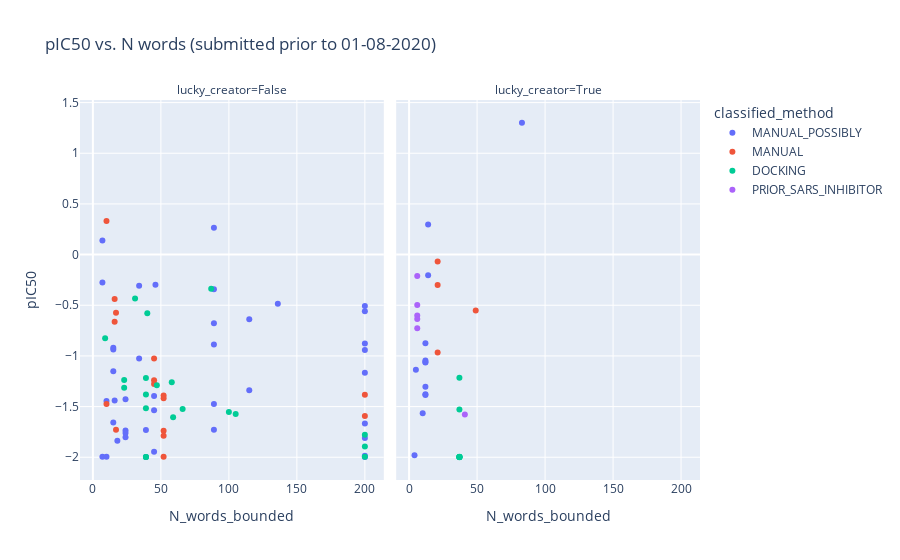

Here is the notebook cell this chart was saved with:
### Code cell
subbed['N_words_bounded'] = subbed.N_words.apply(lambda v: v if v < 200 else 200)

fig = px.scatter(subbed,
                title=f'pIC50 vs. N words (submitted prior to {date_cutoff.strftime("%d-%m-%Y")})',
                y='pIC50', x='N_words_bounded',
                 facet_col='lucky_creator',
               color='classified_method')
fig

### Figure 1 — Plotly figure (JSON) as saved in the notebook; plotly's stock layout.template omitted (floating-point values rounded to 4 significant figures)
{"data": [{"hovertemplate": "classified_method=MANUAL_POSSIBLY<br>lucky_creator=False<br>N_words_bounded=%{x}<br>pIC50=%{y}<extra></extra>", "legendgroup": "MANUAL_POSSIBLY", "marker": {"color": "#636efa", "symbol": "circle"}, "mode": "markers", "name": "MANUAL_POSSIBLY", "orientation": "v", "showlegend": true, "type": "scatter", "x": [24, 24, 24, 24, 7, 200, 136, 16, 10, 10, 200, 115, 115, 7, 46, 89, 89, 89, 89, 89, 89, 200, 200, 200, 200, 15, 15, 15, 15, 39, 39, 200, 200, 200, 45, 45, 45, 34, 34, 7, 18], "xaxis": "x", "y": [-1.735, -1.803, -1.427, -1.76, -1.996, -1.81, -0.4857, -1.441, -1.996, -1.446, -0.5079, -1.338, -0.6385, -0.2765, -0.2967, -1.728, -0.8882, -1.474, 0.2652, -0.6785, -0.3424, -1.998, -1.986, -1.667, -0.5599, -1.152, -0.9191, -0.937, -1.656, -1.73, -1.998, -0.9425, -1.167, -0.8779, -1.947, -1.535, -1.396, -1.025, -0.3075, 0.1379, -1.838], "yaxis": "y"}, {"hovertemplate": "classified_method=MANUAL_POSSIBLY<br>lucky_creator=True<br>N_words_bounded=%{x}<br>pIC50=%{y}<extra></extra>", "legendgroup": "MANUAL_POSSIBLY", "marker": {"color": "#636efa", "symbol": "circle"}, "mode": "markers", "name": "MANUAL_POSSIBLY", "orientation": "v", "showlegend": false, "type": "scatter", "x": [4, 83, 12, 12, 12, 12, 12, 12, 12, 14, 14, 5, 10], "xaxis": "x2", "y": [-1.981, 1.301, -1.061, -1.064, -0.8739, -1.378, -1.386, -1.045, -1.303, 0.2976, -0.2041, -1.137, -1.566], "yaxis": "y2"}, {"hovertemplate": "classified_method=MANUAL<br>lucky_creator=False<br>N_words_bounded=%{x}<br>pIC50=%{y}<extra></extra>", "legendgroup": "MANUAL", "marker": {"color": "#EF553B", "symbol": "circle"}, "mode": "markers", "name": "MANUAL", "orientation": "v", "showlegend": true, "type": "scatter", "x": [52, 52, 52, 52, 52, 45, 45, 45, 200, 200, 10, 16, 16, 17, 17, 10], "xaxis": "x", "y": [-1.391, -1.418, -1.788, -1.74, -1.996, -1.025, -1.276, -1.241, -1.384, -1.592, 0.3316, -0.6637, -0.4393, -0.5729, -1.728, -1.476], "yaxis": "y"}, {"hovertemplate": "classified_method=MANUAL<br>lucky_creator=True<br>N_words_bounded=%{x}<br>pIC50=%{y}<extra></extra>", "legendgroup": "MANUAL", "marker": {"color": "#EF553B", "symbol": "circle"}, "mode": "markers", "name": "MANUAL", "orientation": "v", "showlegend": false, "type": "scatter", "x": [21, 21, 21, 49], "xaxis": "x2", "y": [-0.9652, -0.06819, -0.301, -0.5527], "yaxis": "y2"}, {"hovertemplate": "classified_method=DOCKING<br>lucky_creator=False<br>N_words_bounded=%{x}<br>pIC50=%{y}<extra></extra>", "legendgroup": "DOCKING", "marker": {"color": "#00cc96", "symbol": "circle"}, "mode": "markers", "name": "DOCKING", "orientation": "v", "showlegend": true, "type": "scatter", "x": [9, 87, 200, 200, 100, 59, 40, 47, 58, 66, 31, 105, 23, 23, 39, 39, 39, 39, 39, 200], "xaxis": "x", "y": [-0.8248, -0.3365, -1.895, -1.996, -1.553, -1.604, -0.5798, -1.29, -1.26, -1.525, -0.4346, -1.573, -1.238, -1.314, -1.998, -1.998, -1.516, -1.217, -1.38, -1.777], "yaxis": "y"}, {"hovertemplate": "classified_method=DOCKING<br>lucky_creator=True<br>N_words_bounded=%{x}<br>pIC50=%{y}<extra></extra>", "legendgroup": "DOCKING", "marker": {"color": "#00cc96", "symbol": "circle"}, "mode": "markers", "name": "DOCKING", "orientation": "v", "showlegend": false, "type": "scatter", "x": [37, 37, 37, 37, 37, 37, 37, 37], "xaxis": "x2", "y": [-1.996, -1.998, -1.998, -1.528, -1.215, -1.998, -2, -1.998], "yaxis": "y2"}, {"hovertemplate": "classified_method=PRIOR_SARS_INHIBITOR<br>lucky_creator=True<br>N_words_bounded=%{x}<br>pIC50=%{y}<extra></extra>", "legendgroup": "PRIOR_SARS_INHIBITOR", "marker": {"color": "#ab63fa", "symbol": "circle"}, "mode": "markers", "name": "PRIOR_SARS_INHIBITOR", "orientation": "v", "showlegend": true, "type": "scatter", "x": [41, 6, 6, 6, 6, 6], "xaxis": "x2", "y": [-1.577, -0.7259, -0.2122, -0.601, -0.6365, -0.4969], "yaxis": "y2"}], "layout": {"annotations": [{"font": {}, "showarrow": false, "text": "lucky_creator=False", "x": 0.245, "xanchor": "center", "xref": "paper", "y": 1, "yanchor": "bottom", "yref": "paper"}, {"font": {}, "showarrow": false, "text": "lucky_creator=True", "x": 0.755, "xanchor": "center", "xref": "paper", "y": 1, "yanchor": "bottom", "yref": "paper"}], "autosize": true, "legend": {"title": {"text": "classified_method"}, "tracegroupgap": 0}, "title": {"text": "pIC50 vs. N words (submitted prior to 01-08-2020)"}, "xaxis": {"anchor": "y", "autorange": true, "domain": [0, 0.49], "range": [-8.761, 212.8], "title": {"text": "N_words_bounded"}, "type": "linear"}, "xaxis2": {"anchor": "y2", "autorange": true, "domain": [0.51, 1], "matches": "x", "range": [-8.761, 212.8], "title": {"text": "N_words_bounded"}, "type": "linear"}, "yaxis": {"anchor": "x", "autorange": true, "domain": [0, 1], "range": [-2.272, 1.573], "title": {"text": "pIC50"}, "type": "linear"}, "yaxis2": {"anchor": "x2", "autorange": true, "domain": [0, 1], "matches": "y", "range": [-2.272, 1.573], "showticklabels": false, "type": "linear"}}}
